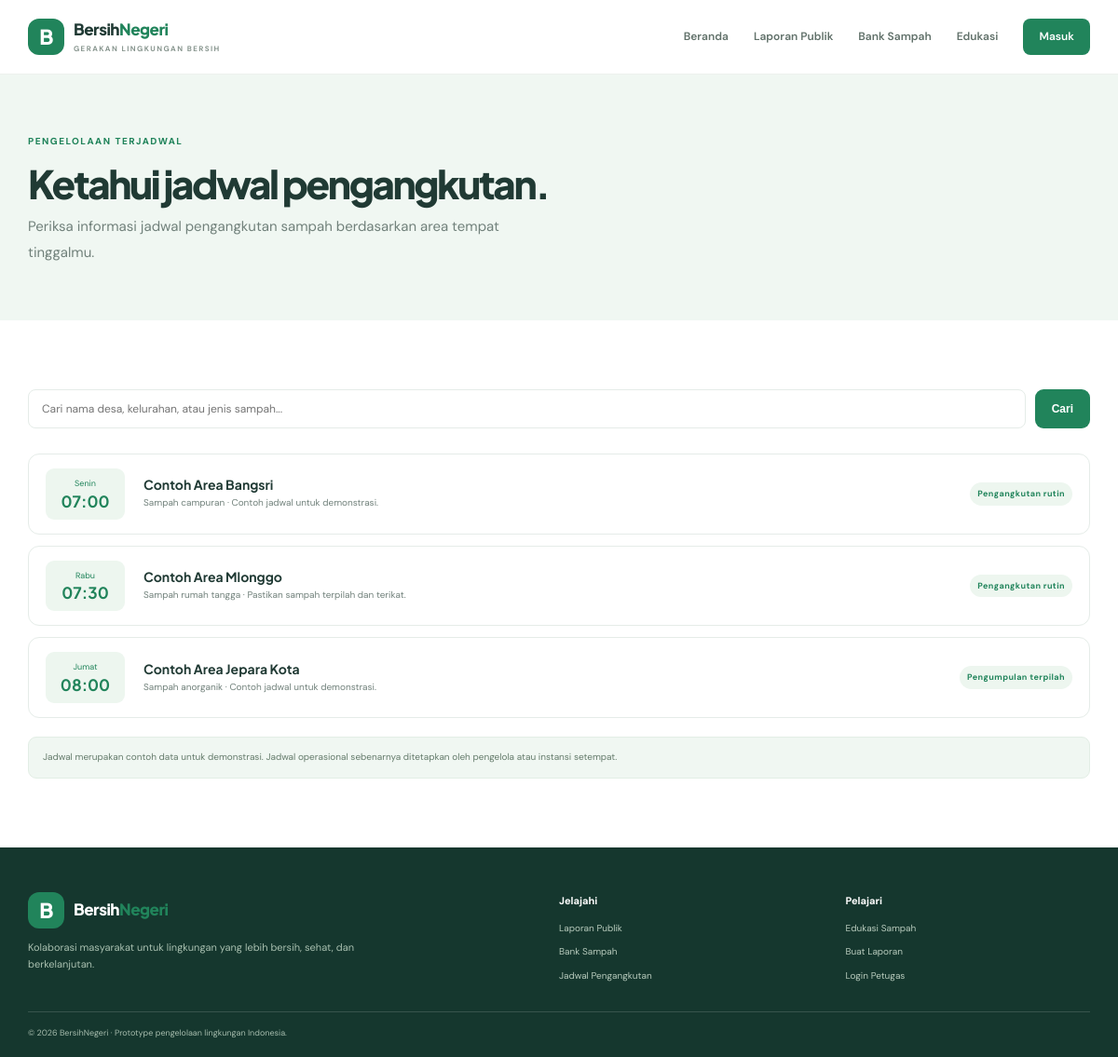
The page /jadwal.php on the database its author committed.
### tables this page shows
CREATE TABLE collection_schedules(
 id INT UNSIGNED AUTO_INCREMENT PRIMARY KEY,area VARCHAR(180) NOT NULL,day_name ENUM('Senin','Selasa','Rabu','Kamis','Jumat','Sabtu','Minggu') NOT NULL,
 start_time TIME NOT NULL,waste_type VARCHAR(100) NOT NULL,service_type VARCHAR(100) NOT NULL DEFAULT 'Pengangkutan rutin',
 notes VARCHAR(250) NULL,is_active TINYINT(1) NOT NULL DEFAULT 1
);

### config/helpers.php (called while the page is built, shortened)
<?php
function e(?string $v):string{return htmlspecialchars($v??'',ENT_QUOTES,'UTF-8');}
function logged_in():bool{return isset($_SESSION['user_id']);}

### jadwal.php (the view)
<?php
require_once __DIR__.'/config/database.php';require_once __DIR__.'/config/helpers.php';
$pageTitle='Jadwal Pengangkutan';$basePath='';$q=trim($_GET['q']??'');
$stmt=$pdo->prepare("SELECT * FROM collection_schedules WHERE is_active=1 AND (area LIKE :q OR waste_type LIKE :q) ORDER BY FIELD(day_name,'Senin','Selasa','Rabu','Kamis','Jumat','Sabtu','Minggu'),start_time");$stmt->execute(['q'=>'%'.$q.'%']);$rows=$stmt->fetchAll();require __DIR__.'/includes/header.php';
?>
<section class="page-banner"><div class="container"><span class="eyebrow">PENGELOLAAN TERJADWAL</span><h1>Ketahui jadwal pengangkutan.</h1><p>Periksa informasi jadwal pengangkutan sampah berdasarkan area tempat tinggalmu.</p></div></section>
<section class="section"><div class="container"><form class="filter"><input name="q" value="<?=e($q)?>" placeholder="Cari nama desa, kelurahan, atau jenis sampah..."><button class="btn btn-primary">Cari</button></form><div class="schedule-list"><?php foreach($rows as $r):?><article class="schedule-card"><div class="day-box"><small><?=e($r['day_name'])?></small><strong><?=date('H:i',strtotime($r['start_time']))?></strong></div><div class="schedule-info"><h3><?=e($r['area'])?></h3><p><?=e($r['waste_type'])?> · <?=e($r['notes']?:'Ikuti arahan petugas setempat.')?></p></div><span class="tag"><?=e($r['service_type'])?></span></article><?php endforeach;?><?php if(!$rows):?><div class="empty">Jadwal tidak ditemukan.</div><?php endif;?></div><div class="map-note">Jadwal merupakan contoh data untuk demonstrasi. Jadwal operasional sebenarnya ditetapkan oleh pengelola atau instansi setempat.</div></div></section>
<?php require __DIR__.'/includes/footer.php';?>

### includes/header.php (shortened to what this page needs)
<?php $pageTitle=$pageTitle??'BersihNegeri'; $basePath=$basePath??''; ?>
<!doctype html><html lang="id"><head><meta charset="utf-8"><meta name="viewport" content="width=device-width,initial-scale=1">
<link rel="stylesheet" href="<?=$basePath?>assets/css/style.css"></head><body>
<header class="header"><div class="container nav"><a class="brand" href="<?=$basePath?>index.php"><span class="logo">B</span><span>Bersih<span class="green">Negeri</span><small>GERAKAN LINGKUNGAN BERSIH</small></span></a>
<button class="menu-toggle" aria-label="Buka navigasi">☰</button><nav class="main-nav"><a href="<?=$basePath?>index.php">Beranda</a><a href="<?=$basePath?>laporan.php">Laporan Publik</a><a href="<?=$basePath?>lokasi.php">Bank Sampah</a><a href="<?=$basePath?>edukasi.php">Edukasi</a><?php if(logged_in()):?><a class="nav-cta" href="<?=$basePath?>dashboard.php">Dashboard</a><?php else:?><a class="nav-cta" href="<?=$basePath?>login.php">Masuk</a><?php endif;?></nav></div></header><main>

### includes/footer.php
</main><footer class="footer"><div class="container footer-grid"><div><a class="brand footer-brand" href="index.php"><span class="logo">B</span><span>Bersih<span class="green">Negeri</span></span></a><p>Kolaborasi masyarakat untuk lingkungan yang lebih bersih, sehat, dan berkelanjutan.</p></div><div><b>Jelajahi</b><a href="laporan.php">Laporan Publik</a><a href="lokasi.php">Bank Sampah</a><a href="jadwal.php">Jadwal Pengangkutan</a></div><div><b>Pelajari</b><a href="edukasi.php">Edukasi Sampah</a><a href="buat-laporan.php">Buat Laporan</a><a href="login.php">Login Petugas</a></div></div><div class="container foot-bottom">© <?=date('Y')?> BersihNegeri · Prototype pengelolaan lingkungan Indonesia.</div></footer><script src="assets/js/app.js"></script></body></html>

### assets/css/style.css (style rules this page uses)
:root { --green:#21845b;--deep:#153c32;--mint:#eaf5ef;--ink:#203a34;--muted:#71817b;--line:#e5ece8;--soft:#f6f9f7;--blue:#eaf2fb;--orange:#fff2e5;--purple:#f2edfb }
* { box-sizing:border-box }
body { margin:0;font:15px/1.65 'DM Sans',sans-serif;color:var(--ink) }
a { text-decoration:none;color:inherit }
.container { width:min(1140px,calc(100% - 42px));margin:auto }
.header { height:80px;border-bottom:1px solid #edf1ee;background:#fff;position:sticky;top:0;z-index:9 }
.nav { height:100%;display:flex;align-items:center;justify-content:space-between }
.brand { display:flex;align-items:center;gap:10px;font:800 17px 'Plus Jakarta Sans';line-height:1.15;letter-spacing:-.5px }
.logo { width:39px;height:39px;display:grid;place-items:center;border-radius:12px;background:var(--green);color:#fff;font-size:22px }
.green { color:var(--green) }
.brand small { display:block;font:700 8px 'DM Sans';letter-spacing:1.4px;color:#87958e;margin-top:5px }
.main-nav { display:flex;align-items:center;gap:27px;color:#61716a;font-size:12px;font-weight:600 }
.nav-cta { background:var(--green);color:white!important;padding:10px 17px;border-radius:8px }
.eyebrow { font-size:10px;font-weight:800;letter-spacing:1.5px;color:var(--green) }
.hero h1,.page-banner h1 { font:800 clamp(38px,5vw,57px)/1.13 'Plus Jakarta Sans';letter-spacing:-2.4px;margin:18px 0 }
.hero p,.page-banner p { max-width:550px;color:var(--muted);font-size:15px;line-height:1.85 }
.btn { display:inline-flex;align-items:center;justify-content:center;gap:9px;border:0;border-radius:9px;padding:12px 18px;font-size:12px;font-weight:700;cursor:pointer }
.btn-primary { background:var(--green);color:white }
.section { padding:74px 0 }
.page-banner { background:#f0f7f2;padding:58px 0 }
.page-banner h1 { font-size:42px;margin:10px 0 }
.page-banner p { margin:0 }
.filter { display:flex;gap:10px;margin-bottom:27px }
.filter input,.filter select { flex:1;min-width:0;border:1px solid var(--line);border-radius:8px;padding:12px 14px;font:12px 'DM Sans';outline:0 }
.tag { display:inline-block;font-size:9px;font-weight:700;letter-spacing:.4px;color:var(--green);background:#edf6ef;padding:5px 8px;border-radius:30px }
.map-note,.hint { background:#f0f7f2;border:1px solid #e2eee5;padding:13px 15px;border-radius:9px;color:#647b6b;font-size:10px;margin-top:20px }
.schedule-list { display:grid;gap:12px }
.schedule-card { display:flex;align-items:center;gap:20px;border:1px solid var(--line);border-radius:12px;padding:15px 18px }
.day-box { background:#edf6ef;border-radius:9px;padding:9px 13px;text-align:center;min-width:85px;color:var(--green) }
.day-box small,.day-box strong { display:block }
.day-box small { font-size:9px }
.day-box strong { font:700 17px 'Plus Jakarta Sans' }
.schedule-info { flex:1 }
.schedule-info h3 { font:700 14px 'Plus Jakarta Sans';margin:0 0 3px }
.schedule-info p { font-size:10px;color:var(--muted);margin:0 }
.footer { background:#15372e;color:#dbe9df;padding:48px 0 18px }
.footer-grid { display:grid;grid-template-columns:2fr 1fr 1fr;gap:45px;padding-bottom:30px }
.footer-brand { color:#fff }
.footer-grid p { max-width:350px;color:#a9c0b0;font-size:11px }
.footer-grid>div:not(:first-child) { display:flex;flex-direction:column;gap:9px;font-size:10px;color:#b8cbbd }
.footer-grid b { color:white;font-size:11px;margin-bottom:4px }
.foot-bottom { border-top:1px solid #ffffff25;padding-top:15px;font-size:9px;color:#a6bcad }

### rows shown on the page
collection_schedules: day_name "Senin", start_time "07:00", area "Contoh Area Bangsri", waste_type "Sampah campuran", notes "Contoh jadwal untuk demonstrasi.", service_type "Pengangkutan rutin"
collection_schedules: day_name "Rabu", start_time "07:30", area "Contoh Area Mlonggo", waste_type "Sampah rumah tangga", notes "Pastikan sampah terpilah dan terikat.", service_type "Pengangkutan rutin"
collection_schedules: day_name "Jumat", start_time "08:00", area "Contoh Area Jepara Kota", waste_type "Sampah anorganik", notes "Contoh jadwal untuk demonstrasi.", service_type "Pengumpulan terpilah"
